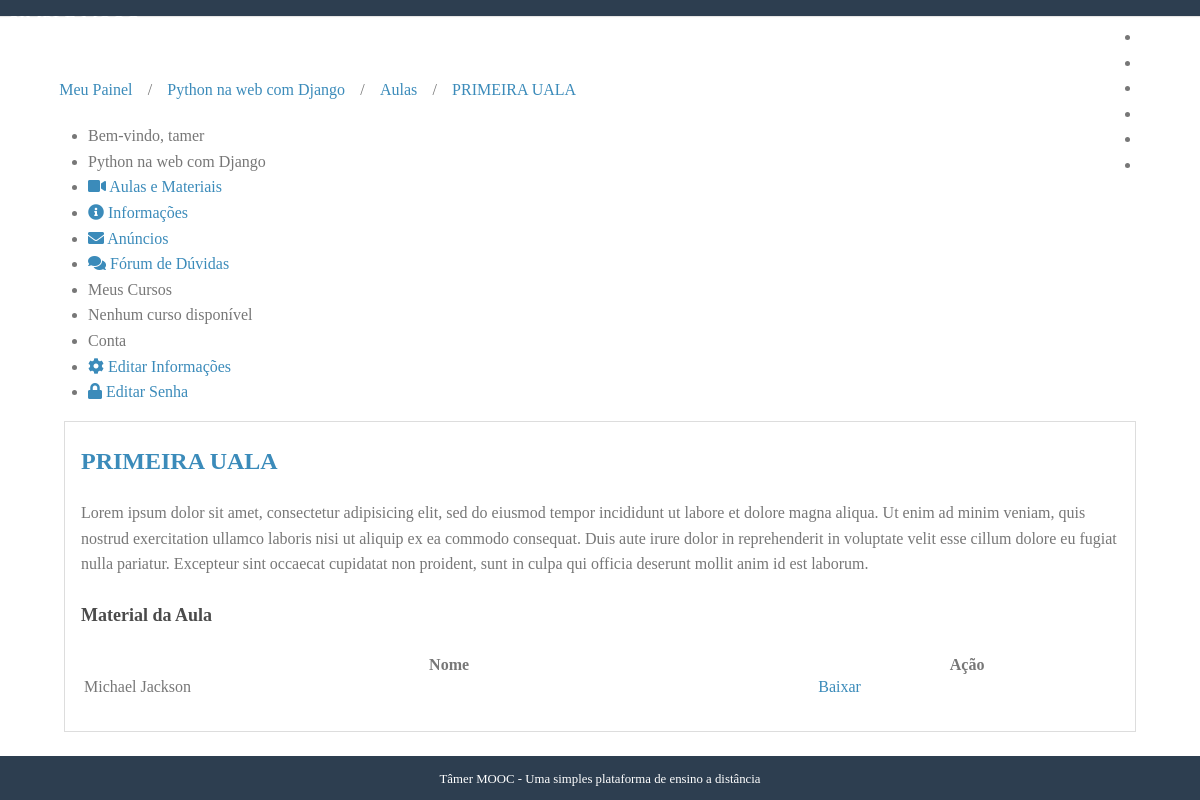
The app's page /cursos/python-na-web-com-django/aulas/1 (signed in) with its own data.
### courses/models.py (models this page shows, shortened)
class Course(models.Model):
    name          = models.CharField('Nome', max_length = 100)
    slug          = models.SlugField('Atalho')
    about         = models.CharField('Descrição breve', blank = True, max_length = 250)
    description   = models.TextField('Descrição completa', blank = True)
    start_date    = models.DateField(
        'Data de Início', null = True, blank = True
    )                                                                           #blank = True diz que não é obrigatório preender
    image         = models.ImageField(
        upload_to = 'courses/images', verbose_name = 'Imagem', null = True, blank = True
    )
    created_at    = models.DateTimeField('Criado em', auto_now_add=True)
    updated_at    = models.DateTimeField('Atualizado em', auto_now=True)
    objects       = CourseManager()
    def __str__(self):
        return(self.name)
    class Meta:
        verbose_name        = 'Curso'
        verbose_name_plural = 'Cursos'
        ordering            = ['name']

class Lesson(models.Model):
    name         = models.CharField('Nome', max_length=100)
    description  = models.TextField('Descrição', blank = True)
    number       = models.IntegerField('Número da aula', blank = True, default = 0)
    release_date = models.DateField('Data de liberação', blank=True, null=True)
    course       = models.ForeignKey(Course, verbose_name='Curso', related_name='lessons', on_delete=models.NOT_PROVIDED)
    created_at   = models.DateTimeField('Criado em', auto_now_add=True)
    updated_at   = models.DateTimeField('Atualizado em', auto_now=True)
    def __str__(self):
        return self.name
    class Meta:
        verbose_name        = 'Aula'
        verbose_name_plural = 'Aulas'
        ordering            = ['number']

class Material(models.Model):
    name     = models.CharField('Nome', max_length=100)
    embedded = models.TextField('Conteúdo em mídia', blank=True)
    file     = models.FileField(upload_to='lessons/materials', blank=True, null=True)
    lesson   = models.ForeignKey(Lesson, verbose_name='Aula',related_name='materials', on_delete=models.NOT_PROVIDED)
    def is_embedded(self):
        return bool(self.embedded)
    def __str__(self):
        return self.name
    class Meta:
        verbose_name        = 'Material'
        verbose_name_plural = 'Materiais'

### accounts/models.py (models this page shows, shortened)
class User(AbstractUser, PermissionError):
    username    = models.CharField(
        'Nome de Usuario', max_length=30, unique=True,
        validators=[validators.RegexValidator(re.compile('^[\w.@+-]+$'),
            'O nome de usuário só pode conter letras, digitos ou os seguintes caracteres: @/./+/-/_','invalid')]
    )
    email       = models.EmailField('E-mail', unique=True)
    name        = models.CharField('Nome', max_length=100, blank = True)
    is_active   = models.BooleanField('Está ativo?', blank=True, default= True)
    is_staff    = models.BooleanField('É da equipe?', blank = True, default=False)
    date_joined = models.DateTimeField('Data de entrada', auto_now_add=True)
    objects = UserManager()
    USERNAME_FIELD = 'username'
    REQUIRED_FIELDS = ['email']
    def __str__(self):
        return self.name or self.username
    class Meta:
        verbose_name = 'Usuário'
        verbose_name_plural = 'Usuários'

### courses/decorators.py (the view, shortened to what this page needs)
    def _wrapper(request, *args, **kwargs):
        slug = kwargs['slug']
        course = get_object_or_404(Course, slug=slug)
        has_permission = request.user.is_staff
        if not has_permission:
            messages.error(request, message)
            return redirect('accounts:dashboard')
        request.course = course
        return view_func(request, *args, **kwargs)

### courses/templatetags/courses_tags.py (called while the page is built)
@register.simple_tag
def load_my_courses(user):
    return Enrollment.objects.filter(user=user)

### courses/views.py (called while the page is built)
@login_required
@enrollment_required
def lesson(request, slug, pk):
    course        = request.course
    lesson        = get_object_or_404(Lesson, pk=pk, course=course)
    if not request.user.is_staff and not lesson.is_available():
        messages.error(request, 'Esta aula não está disponivel')
        return redirect('courses:lessons', slug=course.slug)
    template_name = 'courses/lesson.html'
    context       = {
        'course': course,
        'lesson': lesson
    }
    return render(request, template_name, context)

### courses/templates/courses/lesson.html (shortened to what this page needs)
{% extends "courses/course_dashboard.html" %}
{% block breadcrumb %}
    {{ block.super }}
    <li>/</li>
    <li><a href="{% url 'courses:lessons' course.slug %}"> Aulas </a></li>
    <li>/</li>
    <li><a href="{% url 'courses:lesson' course.slug lesson.pk %}"> {{ lesson }} </a></li>
{% endblock %}
{% block dashboard_content %}
<div class="well">
    <h2><a href="{% url 'courses:lesson' course.slug lesson.pk %}">{{ lesson }}</a></h2>
    <p>{{ lesson.description|linebreaks }}</p>
    <p><h4>Material da Aula</h4>
        <table class="pure-table full">
            <thead>
                <tr>
                    <th>Nome</th>
                    <th>Ação</th>
                </tr>
            </thead>
            <tbody>
                {% for material in lesson.materials.all %}
                <tr class="{% cycle '' 'pure-table-odd' %}">
                    <td>{{ material }}</td>
                    {% if material.is_embedded %}
                    <td><a href="{% url 'courses:material' course.slug material.pk %}"><i class"fa fa-video-camera"></i>Acessar</a></td>
                    {% else %}
                    <td><a target="_blank" href="{{ material.file.url }}">Baixar</a></td>
                    {% endif %}
                </tr>
                {% endfor %}
            </tbody>
        </table>
    </p>
</div>
{% endblock %}

### courses/templates/courses/course_dashboard.html
{% extends "dashboard.html" %}
{% block breadcrumb %}
    {{ block.super }}
    <li>/</li>
    <li><a href="{% url 'courses:announcements' course.slug %}"> {{ course }}</a></li>
{% endblock %}
{% block menu_options %}
<li class="pure-menu-heading"> {{ course }} </li>
<li><a href="{% url 'courses:lessons' course.slug %}"><i class="fa fa-video"></i> Aulas e Materiais</a></li>
<li><a href="#"><i class="fa fa-info-circle"></i> Informações</a></li>
<li><a href="{% url 'courses:announcements' course.slug %}"><i class="fa fa-envelope"></i> Anúncios</a></li>
<li><a href="#"><i class="fa fa-comments"></i> Fórum de Dúvidas</a></li>
{{ block.super }}
{% endblock%}

### accounts/templates/dashboard.html (shortened to what this page needs)
{% extends "base.html" %}
{% load courses_tags %}
{% block content %}
{% load_my_courses user as enrollments %}
<div class="pure-g-r content-ribbon">
    <div class="pure-u-1">
        <ul class="breadcrumb">
            {% block breadcrumb %}
            <li><a href="{% url 'accounts:dashboard' %}">Meu Painel</a></li>
            {% endblock %}
        </ul>
    </div>
    <div class="pure-u-1-3">
        <div class="pure-menu pure-menu-open">
            <ul>
                <li class= "pure-menu-heading">Bem-vindo, {{ user }}</li>
                {% block menu_options %}
                    <li class="pure-menu-heading">Meus Cursos</li>
                    {% for enrollment in enrollments %}
                        <li><a href="{% url 'courses:announcements' enrollment.course.slug %}">
                            <i class="fas fa-book"></i> {{ enrollment.course }}</a></li>
                        {% empty %}
                            <li>Nenhum curso disponível</li>
                    {% endfor %}
                    <li class="pure-menu-heading"> Conta </li>
                    <li><a href="{% url 'accounts:edit' %}"><i class="fas fa-cog"></i> Editar Informações </a></li>
                    <li><a href="{% url 'accounts:edit_password' %}"><i class="fas fa-lock"></i> Editar Senha</a></li>
                {% endblock %}
            </ul>
        </div>
    </div>
    <div class="pure-u-2-3">
        <div class="inner">
            {% block dashboard_content %}{% endblock %}
        </div>
    </div>
</div>
{% endblock %}

### core/static/css/styles.css (style rules this page uses)
* { -webkit-box-sizing: border-box; -moz-box-sizing: border-box; box-sizing: border-box; }
body { margin: 0 auto; line-height: 1.7em; }
a { color: #3b8bba; }
.content .content-ribbon { margin: 1.5em 3em; }
.inner { padding: 0em 1em; }
.inner p { margin-top: 0; }
ul.breadcrumb { padding: 0; }
ul.breadcrumb li { display: inline-block; }
ul.breadcrumb li a { display: inline-block; padding: 0.3em 0.7em; }
table.full { width: 100%; }
body { min-width: 320px; color: #777; line-height: 1.6; }
h1, h2, h3, h4, h5, h6 { font-weight: bold; color: rgb(75, 75, 75); }
h4 { font-size: 1.125em; }
a { color: #3b8bba; text-decoration: none; }
.well { border: 1px solid #ddd; padding: 0em 1em 1em 1em; margin-bottom: 1.5em; }

### records on screen
Course: name "Python na web com Django"
Lesson: name "PRIMEIRA UALA", description "Lorem ipsum dolor sit amet, consectetur adipisicing elit, sed do eiusmod tempor incididunt ut labore et dolore magna aliqua. Ut enim ad minim veniam, quis nostrud exercitation ullamco laboris nisi ut aliquip ex ea commodo consequat. Duis aute irure dolor in reprehenderit in voluptate velit esse cillum dolore eu fugiat nulla pariatur. Excepteur sint occaecat cupidatat non proident, sunt in culpa qui officia deserunt mollit anim id est laborum."
User: name+username "tamer"
Material: name "Michael Jackson"
